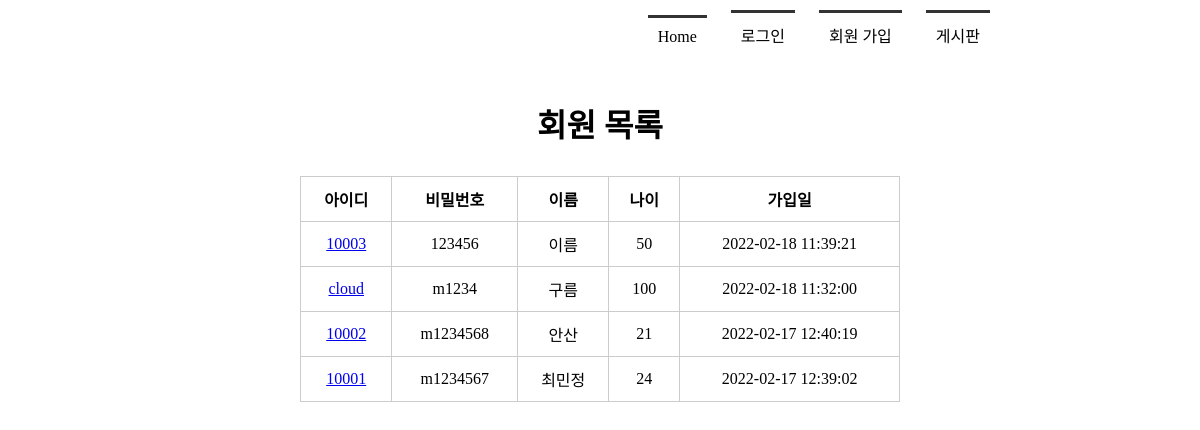
Before: /memberlist/ with the older database file.
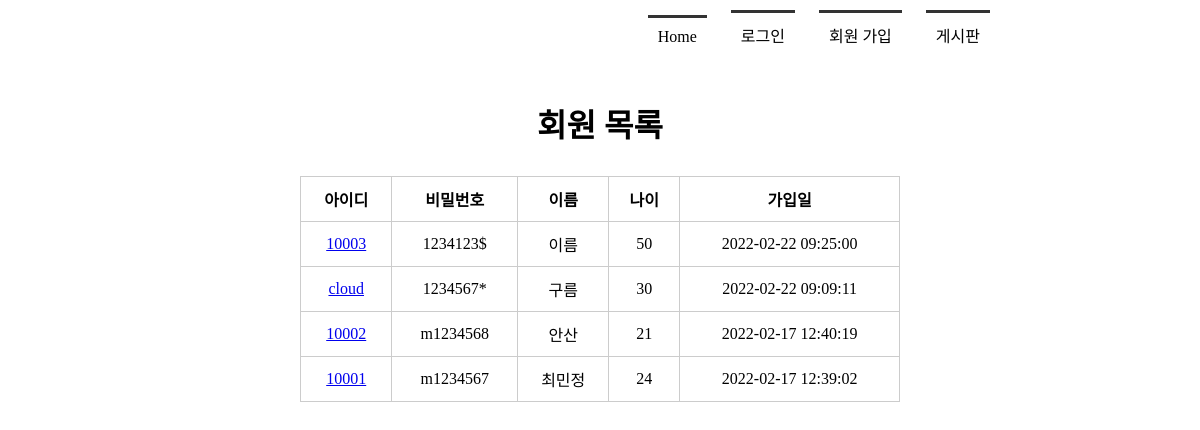
After: the same page with the newer database file.
### tables this page shows
CREATE TABLE member(
            mid char(5) PRIMARY KEY,
            passwd  char(8) NOT NULL,
            name    text NOT NULL,
            age integer,
            regDate timestamp date DEFAULT (datetime('now', 'localtime'))
        );

### app.py (the view)
@app.route('/memberlist/')
def memberlist():
    conn = getconn()
    cur = conn.cursor()
    sql = "SELECT * FROM member ORDER BY regDate DESC"
    cur.execute(sql)
    rs = cur.fetchall()
    conn.close()
    return render_template('memberlist.html', rs=rs)

### app.py (called while the page is built)
def getconn():
    conn = sqlite3.connect('./members.db')
    return conn

### templates/memberlist.html (shortened to what this page needs)
<!DOCTYPE html>
<html lang="ko">
<head>
    <link rel="stylesheet" href="{{ url_for('static', filename='style.css') }}">
</head>
<body>
    <div id="container">
        {% include 'navbar.html' %}
        <section>
            <h1>회원 목록</h1>
            <table>
                <tr>
                    <th>아이디</th>
                    <th>비밀번호</th>
                    <th>이름</th>
                    <th>나이</th>
                    <th>가입일</th>
                </tr>
                {% for i in rs %}
                <tr>
                    <td><a href="{{ url_for('member_view', id=i[0]) }}">{{ i[0] }}</a></td>
                    <td>{{ i[1] }}</td>
                    <td>{{ i[2] }}</td>
                    <td>{{ i[3] }}</td>
                    <td>{{ i[4] }}</td>
                </tr>
                {% endfor %}
            </table>
        </section>
    </div>
</body>
</html>

### templates/navbar.html
<header>
    <nav>
        <ul>
            {% if session %}
            <li><a href="{{ url_for('index') }}">Home</a></li>
            <li><a href="{{ url_for('logout') }}">({{ session['userID'] }}님) 로그아웃</a></li>
            <li><a href="{{ url_for('memberlist') }}">회원 목록</a></li>
            <li><a href="{{ url_for('boardlist') }}">게시판</a></li>
            {% else %}
            <li><a href="{{ url_for('index') }}">Home</a></li>
            <li><a href="{{ url_for('login') }}">로그인</a></li>
            <li><a href="{{ url_for('register') }}">회원 가입</a></li>
            <li><a href="{{ url_for('boardlist') }}">게시판</a></li>
            {% endif %}
        </ul>
    </nav>
</header>

### static/style.css (style rules this page uses)
* { margin: 0; padding: 0; }
#container { width: 1000px; margin: 0 auto; }
header { height: 100px; }
nav ul { list-style: none; text-align: right; margin-right: 100px; }
nav ul li { display: inline-block; margin: 10px; border-top: 3px solid #333; padding: 10px; }
nav ul li a { text-decoration: none; color: #000; }
section { text-align:center; }
section h1 { font-size: 2em; margin-bottom: 30px; }
section table { width: 600px; margin: 0 auto; }
section table, th, td { padding: 10px; border: 1px solid #ccc; border-collapse: collapse; }

Changed rows visible on the page:
changed member "이름": passwd "123456" → "1234123$"; regDate "2022-02-18 11:39:21" → "2022-02-22 09:25:00"
changed member "cloud": passwd "m1234" → "1234567*"; age "100" → "30"; regDate "2022-02-18 11:32:00" → "2022-02-22 09:09:11"
